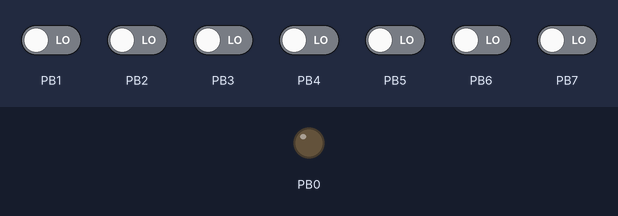
The program below on a simulated ATmega328P, built with avr-gcc and emulated at 16 MHz. Parts: output pins drawn as LEDs (lit = HIGH). The test bench sets the inputs (shaded band); at power-on: PB1–7 LOW. What the program prints to the serial monitor is not drawn.

Above: at 1.2 s.
1.3 s: PB2 driven HIGH
At 2.5 s:
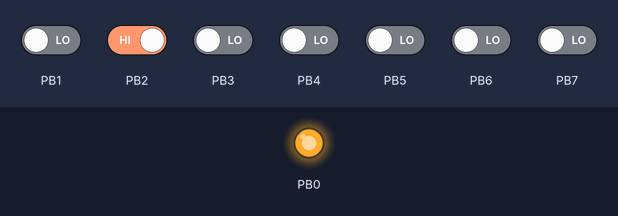
2.8 s: PB2 driven LOW
At 3.7 s:
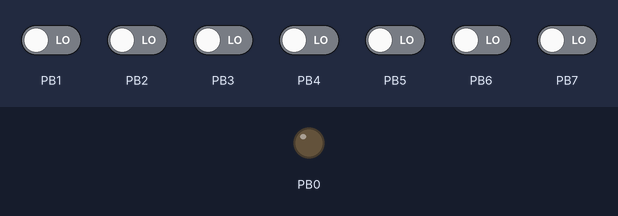
Timing chart, 0 to 5.8 s (numbered marks = the images above; inputs shaded):
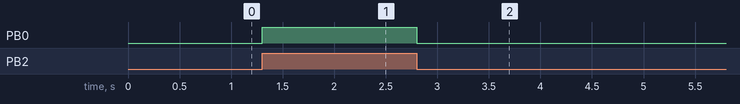

Measured:
- after the input at 1.3 s, PB0: LOW → HIGH at once
- after the input at 2.8 s, PB0: HIGH → LOW at once

The program:

main.cpp
```cpp
/*
 * main.cpp
 *
 *  Created on: 15 de mar de 2017
 *      Author: aluno
 */

#include <util/delay.h>
#include <avr/io.h>
#include <stdio.h>
#include <avr/interrupt.h>
#include "UART.h"
#include "GPIO.h"
#include "Timer.h"

const int pin_led = 8; //11;
const int pin_bot = 10; //12;

unsigned long tempo = 1000;

UART uart(19200, UART::DATABITS_6, UART::PARITY_EVEN, UART::STOPBITS_2);
GPIO led(pin_led, GPIO::OUTPUT);
GPIO botao(pin_bot, GPIO::INPUT);
Timer timer(1000);

void setup() {
	sei();
}

bool val_botao;
char message[8];

void loop() {

	val_botao = botao.get();
	led.set(botao.get());

	//timer.delay(1000); = //_delay_ms(100);

	sprintf(message, "%d\n", timer.millis());
	uart.puts(message);
}

int main() {
	setup();
	while (true)
		loop();
}
```

Timer.cpp
```cpp
/*
 * Timer.cpp
 *
 *  Created on: 24 de mar de 2017
 *      Author: aluno
 */

#include "Timer.h"
#include <avr/io.h>
#include <avr/interrupt.h>

unsigned long long Timer::_ticks = 0;
unsigned long long Timer::_us_ticks = 0;
unsigned long long Timer::_ms_ticks = 0;
unsigned int Timer::_count_timer = 0;

Timer::Timer(Hertz freq)
: _frequency(freq)
{
	TCCR0A = 0x00; // Normal operation
	TIMSK0 = 0x01; // liga interrupção de overflow

	double f_timer;
	// lógica para selecionar divisor
	if(freq <= 15000) {
		TCCR0B = 0x05; // div 1024
		f_timer = F_CPU/1024;
	} else if (freq <= 62000) {
		TCCR0B = 0x04; // div 256
		f_timer = F_CPU/256;
	} else if (freq <= 250000) {
		TCCR0B = 0x03; // div 64
		f_timer = F_CPU/64;
	} /*else if (freq <= 2000000)
		TCCR0B = 0x02; // div 8
	else if (freq <= 16000000)
		TCCR0B = 0x01; // div 1
	*/

	// calcular ciclos de timer
	int ciclos = f_timer / _frequency;
	_count_timer = ciclos;
	TCNT0 = 0xFF - ciclos;
	//TCNT0 = 0xF0; // 0xFF - 16, que é o que quero contar;
}

Milliseconds Timer::millis() {
	//versão errada
	//return _ticks;
	_ms_ticks = micros() / 1000;
	return _ms_ticks;
}

Microseconds Timer::micros() {
	return _ticks * _us_ticks;
}

void Timer::delay(Milliseconds ms) {
	//chama millis esperando até passar o tempo solicitado
	udelay(ms * 1000);
}

void Timer::udelay(Microseconds us) {
	//chama micros esperando até passar o tempo solicitado

	while(micros() != us);
}

void Timer::isr_handler() //interrupt service request handler
{
	TCNT0 = 0xFF - _count_timer;
	_ticks++;
}

ISR(TIMER0_OVF_vect) {
	Timer::isr_handler();
}
```

Timer.h
```cpp
/*
 * Timer.h
 *
 *  Created on: 24 de mar de 2017
 *      Author: aluno
 */

#ifndef TIMER_H_
#define TIMER_H_

typedef unsigned long long Hertz;
	typedef unsigned long long Microseconds;
	typedef unsigned long long Milliseconds;

	//F = F_CPU;
	//f_timer = F(16x10⁶)/div;
	//T_min = 1/f_timer;
	//T_max = TOP (2⁸ = 256)/f_timer;

	/* div  | F_min | F_max
	 *  1   |
	 *  8   |
	 *  64  |
	 *  256 |
	 * 1024 |
	 *
	 */

class Timer {
public:

	Timer(Hertz freq);

	Milliseconds millis();
	Microseconds micros();

	void delay(Milliseconds ms);
	void udelay(Microseconds us);

	static void isr_handler(); //interrupt service request handler

private:
	Hertz _frequency;
	static unsigned int _count_timer;
	static unsigned long long _ticks;
	static unsigned long long _us_ticks;
	static unsigned long long _ms_ticks;

};

#endif /* TIMER_H_ */
```

UART.cpp
```cpp
/*
 * UART.cpp
 *
 *  Created on: 15 de mar de 2017
 *      Author: aluno
 */

#include "UART.h"
#include <avr/io.h>

UART::UART(unsigned long br, DataBits_t db, ParityBits_t pr, StopBits_t sb)
//inicialização padrão dos parâmetros/atributos
: _baudrate(br),
  _databits(db),
  _parity(pr),
  _stopbits(sb)
{
	/* Set frame format: 8N1 (8data, 1stop bit) */
	//UCSR0C = (3<<UCSZ00);

	// set baudrate
	UBRR0 = F_CPU / (16ul *_baudrate) - 1;

	// liga Tx e Rx
	UCSR0B = (1<<RXEN0)|(1<<TXEN0);

	// set databits
	if (_databits == DATABITS_9) {
		UCSR0C = (UCSR0C & ~(3 << UCSZ00)) | (3 << UCSZ00); // read, modify e update
		UCSR0B = (UCSR0B & ~(1 << UCSZ02)) | (1 << UCSZ02); // read, modify e update
	} else
		UCSR0C = (UCSR0C & ~(3 << UCSZ00)) | (_databits<< UCSZ00);

	// set parity
	UCSR0C = (UCSR0C & ~(3 << UPM00)) | (_parity << UPM00);

	// set stopbits
	UCSR0C = (UCSR0C & ~(1 << USBS0)) | (_stopbits << USBS0);	// read, modify, update

	//unsigned char reg = UCSR0C; // read
	// 1º zera o registrador (aplicando a máscara) e depois coloca o valor de _stopbits
	//reg = (reg & ~(1 << USBS0)) | (_stopbits << USBS0);	// modify
	//UCSR0C = reg; //update

}

UART::~UART() {
	// TODO Auto-generated destructor stub
}

void UART::put(unsigned char data) {

	/* Wait for empty transmit buffer */
	// wait until UDR is empty
	while ( !( UCSR0A & (1<<UDRE0)) );
	/* Put data into buffer, sends the data */
	UDR0 = data;
}

unsigned char UART::get()
{
	// wait until data is received
	while ( !(UCSR0A & (1<<RXC0)) );

	// return received data
	return UDR0;
}

void UART::puts(char* str){
	while(*str != '\0'){
		this->put(*str);
		str++;
	}
}
```

UART.h
```cpp
/*
 * UART.h
 *
 *  Created on: 15 de mar de 2017
 *      Author: aluno
 */

#ifndef UART_H_
#define UART_H_

class UART {
public:

	enum StopBits_t {
		STOPBITS_1 = 0,
		STOPBITS_2 = 1
	};

	enum ParityBits_t {
		PARITY_NONE = 0,
		PARITY_EVEN = 2,
		PARITY_ODD = 3
	};

	enum DataBits_t {
		DATABITS_5 = 0,
		DATABITS_6 = 1,
		DATABITS_7 = 2,
		DATABITS_8 = 3,
		DATABITS_9 = 7
	};

	UART(unsigned long br = 19200,
		DataBits_t db = DATABITS_8,
		ParityBits_t pr = PARITY_NONE,
		StopBits_t sb = STOPBITS_1);

	~UART();

	void put(unsigned char data);
	unsigned char get();
	void puts(char * str);

private:
	unsigned long _baudrate;
	DataBits_t _databits;
	ParityBits_t _parity;
	StopBits_t _stopbits;
};

#endif /* UART_H_ */
```

GPIO.cpp
```cpp
/*
 * GPIO.cpp
 *
 *  Created on: 22 de mar de 2017
 *      Author: aluno
 */

#include "GPIO.h"
#include <avr/io.h>

GPIO::GPIO(int pin, PortDirection_t dir) {

	if (pin < 7) {
		_pin = &PIND;
		_port = &PORTD;
		_reg_ddr = &DDRD;
	} else {
		pin = pin-8;
		_port = &PORTB;
		_reg_ddr = &DDRB;
		_pin = &PINB;
	}

	// calcular a máscara
		_mask = (1 << pin);

	// configurar DDR
	//setar direção do pino: INPUT(0) ou OUTPUT(1)
	if (dir == INPUT)
		(*_reg_ddr) = (*_reg_ddr) & ~(_mask);
	else
		(*_reg_ddr) = (*_reg_ddr) | _mask;

}

GPIO::~GPIO() {}

void GPIO::set(bool val) {
	// escrever no registrador PORT
	if (val==true)
		(*_port) = (*_port) | _mask;
	else
		(*_port) = (*_port) & ~(_mask);
}

bool GPIO::get() {
	// ler do registrador PIN
	return (*_pin)&_mask;
}

void puts(const char *) {

}
```

GPIO.h
```cpp
/*
 * GPIO.h
 *
 *  Created on: 22 de mar de 2017
 *      Author: aluno
 */

#ifndef GPIO_H_
#define GPIO_H_

class GPIO {
public:

	enum PortDirection_t {
		INPUT = 0,
		OUTPUT = 1
	};

	GPIO(int pin, PortDirection_t dir);
	~GPIO();

	void set(bool val);
	bool get();
	void puts(const char *);

private:
	PortDirection_t _dir;
	unsigned char _mask;
	volatile unsigned char * _pin;
	volatile unsigned char * _port;
	volatile unsigned char * _reg_ddr;
};

#endif /* GPIO_H_ */
```
